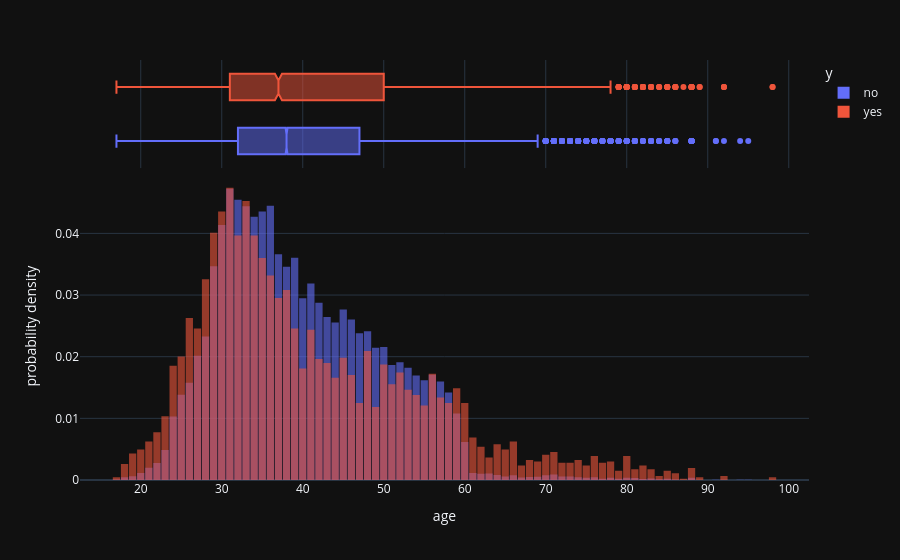

Notebook source saved alongside this figure:
### Code cell
fig = px.histogram(
    raw_df,
    x='age',
    color='y',
    histnorm='probability density',
    marginal='box',
    barmode='overlay',
    opacity=0.6
)
fig.update_layout(bargap=0.1)
fig.show()

### Figure 1 — Plotly figure (JSON) as saved in the notebook; plotly's stock layout.template omitted (floating-point values rounded to 4 significant figures; data arrays with more than 128 entries replaced by an {"elided": "..."} marker saying what was removed)
{"data": [{"bingroup": "x", "histnorm": "probability density", "hovertemplate": "y=no<br>age=%{x}<br>probability density=%{y}<extra></extra>", "legendgroup": "no", "marker": {"color": "#636efa", "opacity": 0.6, "pattern": {"shape": ""}}, "name": "no", "orientation": "v", "showlegend": true, "x": {"elided": "36548 int values"}, "xaxis": "x", "yaxis": "y", "type": "histogram"}, {"hovertemplate": "y=no<br>age=%{x}<extra></extra>", "legendgroup": "no", "marker": {"color": "#636efa"}, "name": "no", "notched": true, "showlegend": false, "x": {"elided": "36548 int values"}, "xaxis": "x2", "yaxis": "y2", "type": "box"}, {"bingroup": "x", "histnorm": "probability density", "hovertemplate": "y=yes<br>age=%{x}<br>probability density=%{y}<extra></extra>", "legendgroup": "yes", "marker": {"color": "#EF553B", "opacity": 0.6, "pattern": {"shape": ""}}, "name": "yes", "orientation": "v", "showlegend": true, "x": {"elided": "4640 int values"}, "xaxis": "x", "yaxis": "y", "type": "histogram"}, {"hovertemplate": "y=yes<br>age=%{x}<extra></extra>", "legendgroup": "yes", "marker": {"color": "#EF553B"}, "name": "yes", "notched": true, "showlegend": false, "x": {"elided": "4640 int values"}, "xaxis": "x2", "yaxis": "y2", "type": "box"}], "layout": {"xaxis": {"anchor": "y", "domain": [0.0, 1.0], "title": {"text": "age"}}, "yaxis": {"anchor": "x", "domain": [0.0, 0.7326], "title": {"text": "probability density"}}, "xaxis2": {"anchor": "y2", "domain": [0.0, 1.0], "matches": "x", "showticklabels": false, "showgrid": true}, "yaxis2": {"anchor": "x2", "domain": [0.7426, 1.0], "matches": "y2", "showticklabels": false, "showline": false, "ticks": "", "showgrid": false}, "legend": {"title": {"text": "y"}, "tracegroupgap": 0}, "margin": {"t": 60}, "barmode": "overlay", "bargap": 0.1}}
